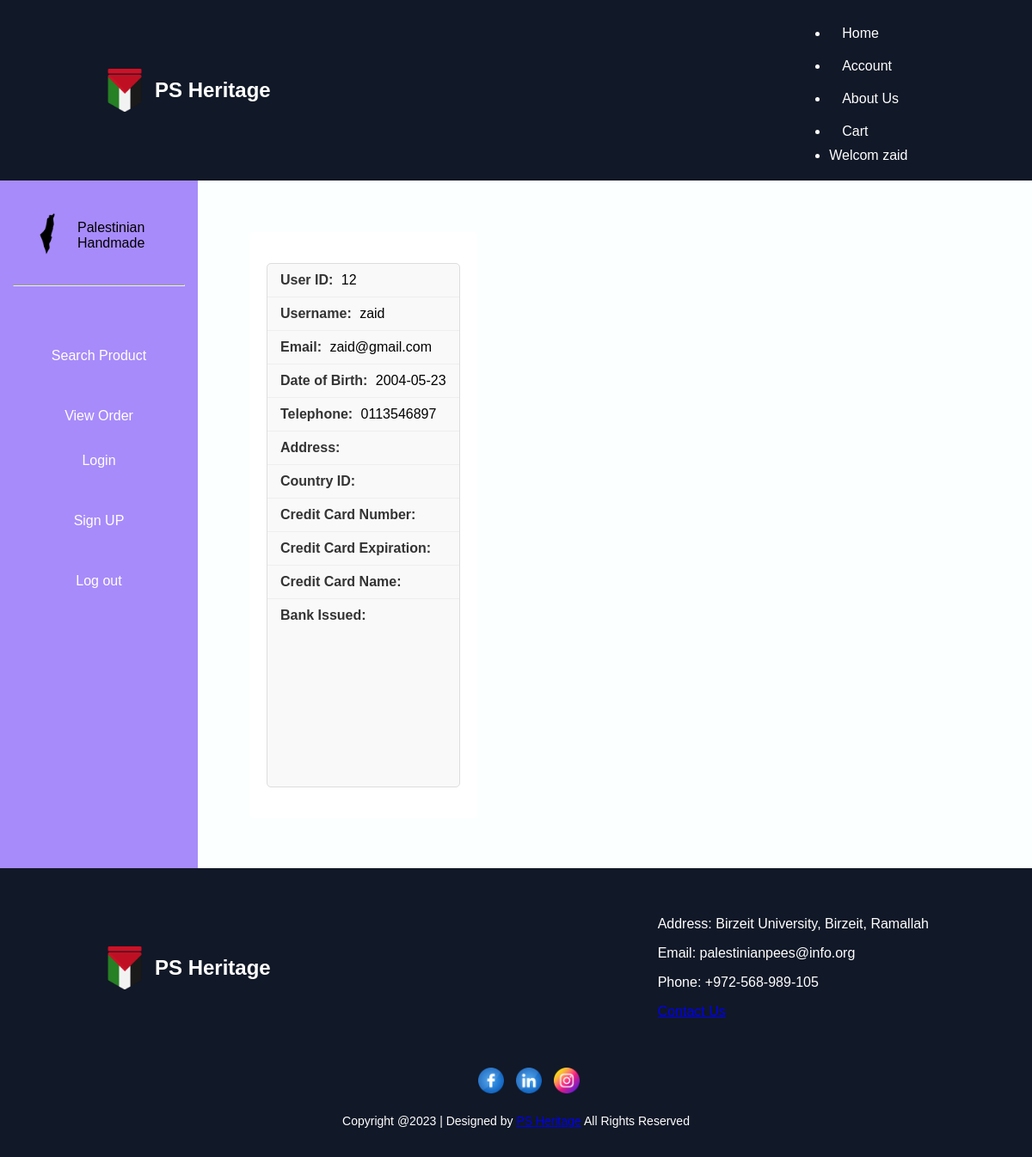
/account.php (signed in), run on the app's committed database.
### tables this page shows
CREATE TABLE `users` (
  `UserID` int(11) NOT NULL,
  `Username` varchar(255) NOT NULL,
  `Password` varchar(255) NOT NULL,
  `UserType` enum('Customer','Employee','Admin') NOT NULL,
  `DateOfBirth` date NOT NULL,
  `Email` varchar(255) NOT NULL,
  `Telephone` varchar(20) NOT NULL,
  `fullname` varchar(50) NOT NULL
);

### account.php (the view, shortened to what this page needs)
<?php
include("header.php");
$userId = $_SESSION['userid'];
$sql = "SELECT u.UserID, u.Username, u.Email, u.fullname, u.DateOfBirth, u.Telephone,
            cd.Country, cd.City, cd.Address, cd.CountryID, cd.CreditCardNumber,
            cd.CreditCardExpiration, cd.CreditCardName, cd.BankIssued
        FROM users u
        LEFT JOIN customerdetails cd ON u.UserID = cd.CustomerID
        WHERE u.UserID = :userId";
$result = [];
try {
    $stmt = $pdo->prepare($sql);
    $stmt->bindParam(':userId', $userId, PDO::PARAM_INT);
    $stmt->execute();
    $result = $stmt->fetch(PDO::FETCH_ASSOC);
} catch (PDOException $e) {
    echo "Error: " . $e->getMessage();
    include("footer.php");
    exit();
}
?>
<!DOCTYPE html>
<html lang="en">
<head>
    <link rel="stylesheet" href="headerandfooter.css">
</head>
<body>
    <div id="pageWrapper">
        <nav class="sidebarNavigation">
            <div class="logoStatementContainer">
                <div class="navLogo">
                    <img src="images\palestine (1).png" alt="Logo" width="50" height="50" />
                </div>
                <div class="logoStatementText">
                    <p>Palestinian Handmade</p>
                </div>
            </div>
            <hr class="navSeparator" /><br><br>
            <ul class="menuItems">
                <li><a href="search_product.php" class="navItem">Search Product</a></li><br>
                <li><a href="view_order.php" class="navItem">View Order</a></li>
                <li><a href="signup.php" class="navItem">Login</a></li><br>
                <li><a href="signup.php" class="navItem">Sign UP</a></li><br>
                <li><a href="log.php?destroy=true" class="navItem">Log out</a></li>
            </ul>
        </nav>
        <section class="contentArea">
            <?php if ($result) : ?>
                <ul>
                    <li><strong>User ID:</strong> <?= htmlspecialchars($result['UserID']); ?></li>
                    <li><strong>Username:</strong> <?= htmlspecialchars($result['Username']); ?></li>
                    <li><strong>Email:</strong> <?= htmlspecialchars($result['Email']); ?></li>
                    <li><strong>Date of Birth:</strong> <?= htmlspecialchars($result['DateOfBirth']); ?></li>
                    <li><strong>Telephone:</strong> <?= htmlspecialchars($result['Telephone']); ?></li>
                    <li><strong>Address:</strong> <?= htmlspecialchars($result['Address']); ?></li>
                    <li><strong>Country ID:</strong> <?= htmlspecialchars($result['CountryID']); ?></li>
                    <li><strong>Credit Card Number:</strong> <?= htmlspecialchars($result['CreditCardNumber']); ?></li>
                    <li><strong>Credit Card Expiration:</strong> <?= htmlspecialchars($result['CreditCardExpiration']); ?></li>
                    <li><strong>Credit Card Name:</strong> <?= htmlspecialchars($result['CreditCardName']); ?></li>
                    <li><strong>Bank Issued:</strong> <?= htmlspecialchars($result['BankIssued']); ?></li>
                </ul>
            <?php else : ?>
                <p>User details not found.</p>
            <?php endif; ?>
        </section>
    </div>
</body>
</html>
<?php
include("footer.php");
?>

### headerandfooter.css (style rules this page uses)
body { margin: 0; padding: 0; font-family: Arial, sans-serif; background-color: #FBFFFF }
#pageWrapper { display: flex; min-height: 100vh; }
.sidebarNavigation { flex: 0 0 200px; background-color: rgba(167, 139, 250); padding: 15px; }
.contentArea { display: flex; flex-wrap: wrap; margin: 5%; }
.menuItems { list-style-type: none; width: 100%; padding: 0; }
.navItem { text-decoration: none; color: #ffffff; display: block; width: 100%; padding: 12px 0; margin-bottom: 10px; text-align: center; transition-duration: 0.4s; }
.logoStatementContainer { display: flex; align-items: center; justify-content: center; padding: 15px; }
.logoStatementText p { margin-left: 10px; }

### account.php (style rules this page uses)
.contentArea ul { list-style: none; padding: 0; background: #f9f9f9; border: 1px solid #ddd; border-radius: 5px; }
.contentArea ul li { padding: 10px 15px; border-bottom: 1px solid #eee; }
.contentArea ul li:last-child { border: none; }
.contentArea ul li strong { font-weight: bold; margin-right: 5px; color: #333; }
.contentArea { background: #ffffff; padding: 20px; border-radius: 5px; }

### data on the page
users: UserID "12", Username "zaid", Email "zaid@gmail.com", DateOfBirth "2004-05-23", Telephone "0113546897"

### other printed values
$_SESSION['username'] "zaid"
